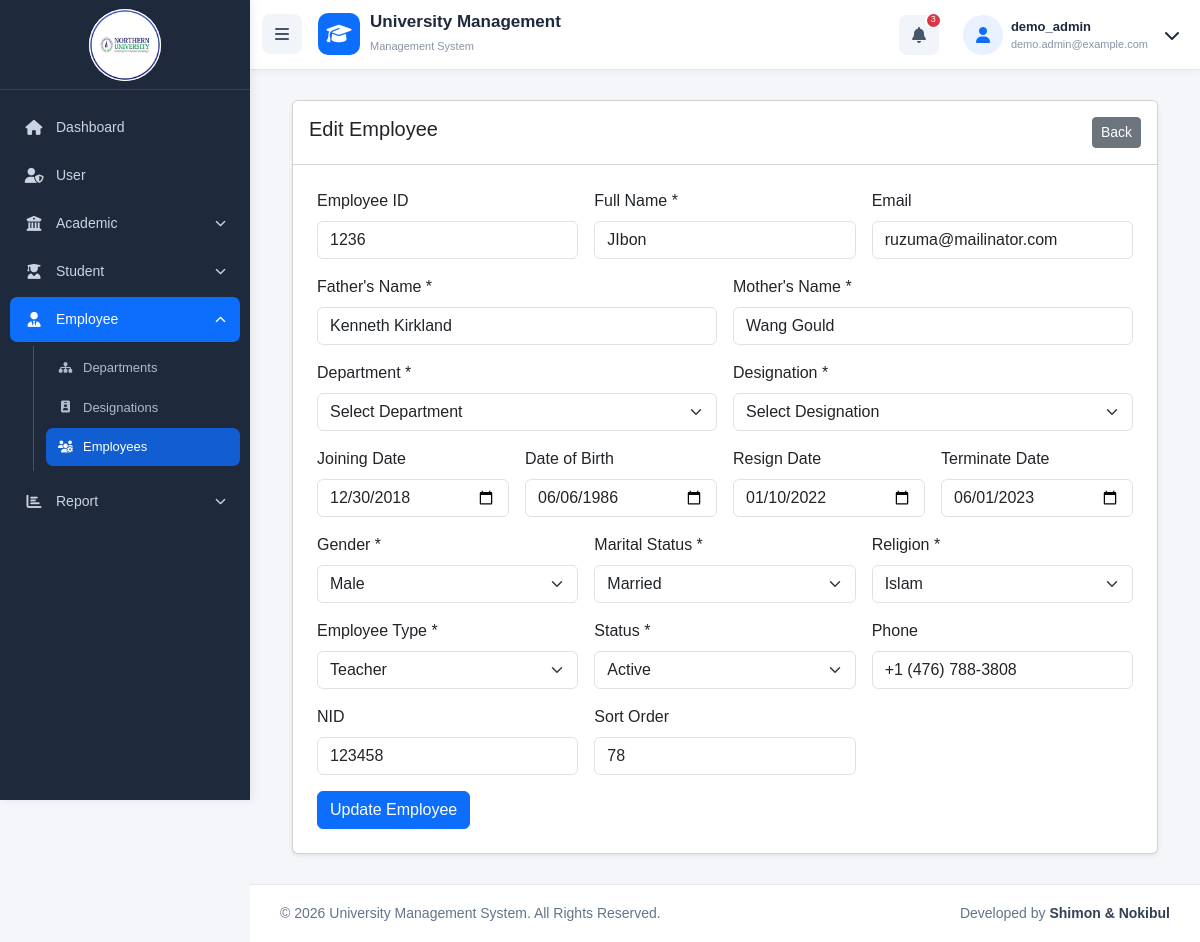
The page /employees/edit.php?id=1 (signed in) on the database its author committed.
### tables this page shows
CREATE TABLE `employees` (
  `id` bigint UNSIGNED NOT NULL,
  `user_id` int DEFAULT NULL,
  `sort_order` int NOT NULL DEFAULT '0',
  `employee_id` varchar(50) DEFAULT NULL,
  `name` varchar(100) NOT NULL,
  `email` varchar(150) DEFAULT NULL,
  `father_name` varchar(100) NOT NULL,
  `mother_name` varchar(100) NOT NULL,
  `joining_date` date DEFAULT NULL,
  `resign_date` date DEFAULT NULL,
  `terminate_date` date DEFAULT NULL,
  `gender` tinyint UNSIGNED NOT NULL DEFAULT '1' COMMENT '1=Male, 2=Female, 3=Other',
  `marital_status` tinyint UNSIGNED NOT NULL DEFAULT '1' COMMENT '1=Married, 2=Unmarried',
  `religion` tinyint UNSIGNED NOT NULL DEFAULT '1' COMMENT '1=Islam, 2=Hindu, 3=Buddhist, 4=Christian',
  `employee_designation_id` bigint UNSIGNED DEFAULT NULL,
  `employee_department_id` bigint UNSIGNED DEFAULT NULL,
  `date_of_birth` date DEFAULT NULL,
  `phone` varchar(255) DEFAULT NULL,
  `nid` varchar(255) DEFAULT NULL,
  `employee_type` tinyint UNSIGNED NOT NULL COMMENT '1=Teacher, 2=Staff, 3=Support Staff',
  `status` tinyint UNSIGNED NOT NULL DEFAULT '1' COMMENT '1=Active, 0=Inactive, 2=Resigned, 3=Terminated',
  `photo` varchar(255) DEFAULT NULL,
  `created_at` timestamp NULL DEFAULT NULL,
  `updated_at` timestamp NULL DEFAULT NULL
);

### includes/employee_support.php (called while the page is built, shortened)
<?php
function employee_input(array $source): array
{
    return [
        'sort_order' => (int)($source['sort_order'] ?? 0),
        'employee_id' => trim((string)($source['employee_id'] ?? '')),
        'name' => trim((string)($source['name'] ?? '')),
        'email' => trim((string)($source['email'] ?? '')),
        'father_name' => trim((string)($source['father_name'] ?? '')),
        'mother_name' => trim((string)($source['mother_name'] ?? '')),
        'joining_date' => trim((string)($source['joining_date'] ?? '')),
        'resign_date' => trim((string)($source['resign_date'] ?? '')),
        'terminate_date' => trim((string)($source['terminate_date'] ?? '')),
        'gender' => (int)($source['gender'] ?? 1),
        'marital_status' => (int)($source['marital_status'] ?? 1),
        'religion' => (int)($source['religion'] ?? 1),
        'employee_designation_id' => (int)($source['employee_designation_id'] ?? 0),
        'employee_department_id' => (int)($source['employee_department_id'] ?? 0),
        'date_of_birth' => trim((string)($source['date_of_birth'] ?? '')),
        'phone' => trim((string)($source['phone'] ?? '')),
        'nid' => trim((string)($source['nid'] ?? '')),
        'employee_type' => (int)($source['employee_type'] ?? 1),
        'status' => (int)($source['status'] ?? 1),
    ];
}

### includes/employee_form.php (the view, shortened to what this page needs)
<?php $gender = [1 => 'Male', 2 => 'Female', 3 => 'Other'];
$marital = [1 => 'Married', 2 => 'Unmarried'];
$religion = [1 => 'Islam', 2 => 'Hindu', 3 => 'Buddhist', 4 => 'Christian'];
$types = [1 => 'Teacher', 2 => 'Staff', 3 => 'Support Staff'];
$statuses = [1 => 'Active', 0 => 'Inactive', 2 => 'Resigned', 3 => 'Terminated']; ?>
<form method="post"><?= csrf_field() ?><div class="row g-3">
        <div class="col-md-4"><label class="form-label">Employee ID</label><input class="form-control" name="employee_id" maxlength="50" value="<?= htmlspecialchars($data['employee_id']) ?>"></div>
        <div class="col-md-4"><label class="form-label">Full Name *</label><input class="form-control" name="name" maxlength="100" value="<?= htmlspecialchars($data['name']) ?>" required></div>
        <div class="col-md-4"><label class="form-label">Email</label><input class="form-control" type="email" name="email" maxlength="150" value="<?= htmlspecialchars($data['email']) ?>"></div>
        <div class="col-md-6"><label class="form-label">Father's Name *</label><input class="form-control" name="father_name" maxlength="100" value="<?= htmlspecialchars($data['father_name']) ?>" required></div>
        <div class="col-md-6"><label class="form-label">Mother's Name *</label><input class="form-control" name="mother_name" maxlength="100" value="<?= htmlspecialchars($data['mother_name']) ?>" required></div>
        <div class="col-md-6"><label class="form-label">Department *</label><select class="form-select" name="employee_department_id" required>
                <option value="">Select Department</option>
            </select></div>
        <div class="col-md-6"><label class="form-label">Designation *</label><select class="form-select" name="employee_designation_id" required>
                <option value="">Select Designation</option>
            </select></div>
        <div class="col-md-3"><label class="form-label">Joining Date</label><input class="form-control" type="date" name="joining_date" value="<?= htmlspecialchars($data['joining_date']) ?>"></div>
        <div class="col-md-3"><label class="form-label">Date of Birth</label><input class="form-control" type="date" name="date_of_birth" value="<?= htmlspecialchars($data['date_of_birth']) ?>"></div>
        <div class="col-md-3"><label class="form-label">Resign Date</label><input class="form-control" type="date" name="resign_date" value="<?= htmlspecialchars($data['resign_date']) ?>"></div>
        <div class="col-md-3"><label class="form-label">Terminate Date</label><input class="form-control" type="date" name="terminate_date" value="<?= htmlspecialchars($data['terminate_date']) ?>"></div>
        <?php foreach ([['gender', 'Gender', $gender], ['marital_status', 'Marital Status', $marital], ['religion', 'Religion', $religion], ['employee_type', 'Employee Type', $types], ['status', 'Status', $statuses]] as [$field, $label, $options]): ?><div class="col-md-4"><label class="form-label"><?= $label ?> *</label><select class="form-select" name="<?= $field ?>"><?php foreach ($options as $value => $text): ?><option value="<?= $value ?>" <?= $data[$field] == $value ? 'selected' : '' ?>><?= $text ?></option><?php endforeach; ?></select></div><?php endforeach; ?>
        <div class="col-md-4"><label class="form-label">Phone</label><input class="form-control" name="phone" maxlength="255" value="<?= htmlspecialchars($data['phone']) ?>"></div>
        <div class="col-md-4"><label class="form-label">NID</label><input class="form-control" name="nid" maxlength="255" value="<?= htmlspecialchars($data['nid']) ?>"></div>
        <div class="col-md-4"><label class="form-label">Sort Order</label><input class="form-control" type="number" name="sort_order" value="<?= $data['sort_order'] ?>"></div>
        <div class="col-12"><button class="btn btn-primary" type="submit"><?= htmlspecialchars($submitLabel) ?></button></div>
    </div>
</form>

### css/style.css (style rules this page uses)
* { box-sizing: border-box; }
body { margin: 0; background: #f5f6fa; font-family: Arial, sans-serif; min-height: 100vh; color: #1e293b; }

### rows shown on the page
employees: employee_id "1236", name "JIbon", email "ruzuma@mailinator.com", father_name "Kenneth Kirkland", mother_name "Wang Gould", joining_date "12/30/2018", date_of_birth "06/06/1986", resign_date "01/10/2022", terminate_date "06/01/2023", gender "Male", marital_status "Married", religion "Islam", employee_type "Teacher", status "Active", phone "+1 (476) 788-3808", nid "123458", sort_order "78"

### other values the page prints
$_SESSION['username'] "demo_admin"
$_SESSION['user_email'] "demo.admin@example.com"
$label "Gender"
$label "Marital Status"
$label "Religion"
$label "Employee Type"
$label "Status"
$submitLabel "Update Employee"
